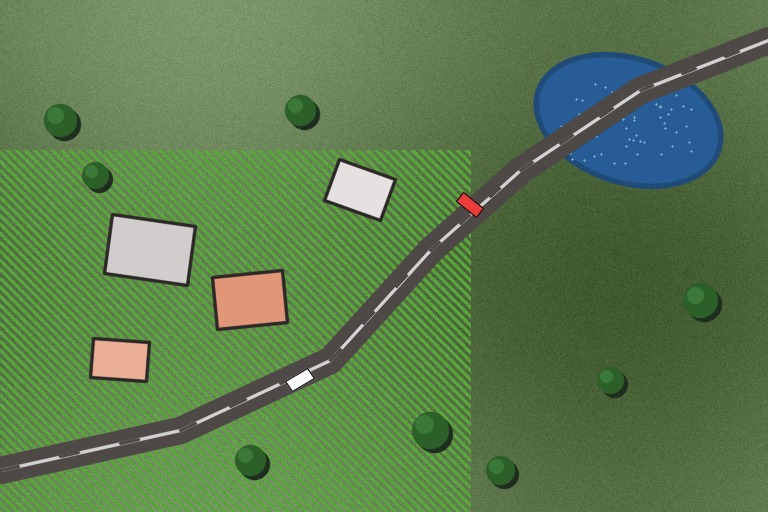
#> input picture aerial_scene.jpg, 768 x 512 px
$ jupyter execute 10_color_spaces.ipynb
#> lines starting #> are read from the running program, lines starting #| are printed output that depends on the picture; after the words box and inside, x2 and y2 are one past the last pixel; in counts of white or black regions, pixels touching at a corner belong together
# WP 10 · Exploring Colour Space
*Live lab — Unit II: UAV Data Collection & Processing Methods*

A colour space is a coordinate system for colour. RGB is how sensors capture; HSV separates *what colour* from *how bright* - which is why segmentation and tracking live there. In OpenCV, **H is 0-179**.

**Supporting data:** `aerial_scene.jpg` (download it from the button next to this snippet in the playground, then upload when the notebook asks).

---
**How to use:** `Runtime ▸ Run all`, or run each cell top to bottom. The original teaching snippet is reproduced verbatim below; only GUI-only calls (`cv2.imshow`, `cv2.waitKey`, `cv2.destroyAllWindows`) are adapted, because Colab has no display window.

[cell 1]
# === Setup (run me first) ===================================================
# OpenCV, NumPy and Matplotlib are already installed in Google Colab.
# If you run locally and cv2 is missing, uncomment the next line:
# !pip install opencv-python-headless matplotlib

import cv2, numpy as np, os
import matplotlib.pyplot as plt
print("OpenCV", cv2.__version__)

def show(*imgs, titles=None, cmap=None, figsize=(13, 5)):
    """Display 1..N images inline. BGR images are auto-converted to RGB.
    (Colab has no window server, so cv2.imshow() cannot be used.)"""
    titles = titles or [""] * len(imgs)
    plt.figure(figsize=figsize)
    for i, im in enumerate(imgs):
        ax = plt.subplot(1, len(imgs), i + 1)
        if im.ndim == 2:
            ax.imshow(im, cmap=cmap or "gray", vmin=0, vmax=255)
        else:
            ax.imshow(cv2.cvtColor(im, cv2.COLOR_BGR2RGB))
        ax.set_title(titles[i], fontsize=11); ax.axis("off")
    plt.tight_layout(); plt.show()

[cell 2]
# --- Stand-in scene generator (used only if you don't upload the data file) ---
def make_scene(w=768, h=512, seed=7):
    rng = np.random.default_rng(seed)
    img = np.full((h, w, 3), (78, 120, 96), np.uint8)
    yy, xx = np.mgrid[0:h, 0:w]
    img = np.clip(img + (16*np.sin(xx/130) + 10*np.cos(yy/90))[..., None], 0, 255).astype(np.uint8)
    crop = img.copy()
    for k in range(-h, w, 9):
        cv2.line(crop, (k, 0), (k + h, h), (60, 165, 90), 2, cv2.LINE_AA)
    m = np.zeros((h, w), np.uint8); cv2.rectangle(m, (0, 150), (470, h), 255, -1)
    img[m == 255] = crop[m == 255]
    cv2.ellipse(img, (628, 120), (95, 62), 18, 0, 360, (150, 92, 40), -1, cv2.LINE_AA)
    pts = np.array([[0,470],[180,430],[330,360],[430,250],[520,170],[640,90],[w,40]], np.int32)
    cv2.polylines(img, [pts], False, (70, 72, 78), 26, cv2.LINE_AA)
    for cx, cy, bw, bh, col, a in [(150,250,84,60,(205,205,210),8),(250,300,70,52,(120,150,225),-6),
                                   (360,190,60,44,(225,225,230),20),(120,360,56,40,(150,175,235),4)]:
        r = cv2.boxPoints(((cx,cy),(bw,bh),a)).astype(np.int32)
        cv2.fillConvexPoly(img, r, col, cv2.LINE_AA); cv2.polylines(img, [r], True, (40,40,45), 2, cv2.LINE_AA)
    for cx, cy, rr in [(60,120,16),(95,175,13),(300,110,15),(430,430,18),(500,470,14),(700,300,17),(610,380,13),(250,460,15)]:
        cv2.circle(img, (cx, cy), rr, (40, 95, 45), -1, cv2.LINE_AA)
    for cx, cy, col, a in [(300,380,(250,250,250),-32),(470,205,(60,60,235),40)]:
        r = cv2.boxPoints(((cx,cy),(26,12),a)).astype(np.int32); cv2.fillConvexPoly(img, r, col, cv2.LINE_AA)
    return img

def get_image(name, gray=False):
    """Load `name` if present; else offer a Colab upload; else auto-generate."""
#> called with name = 'aerial_scene.jpg', gray = False
    flag = cv2.IMREAD_UNCHANGED if name.lower().endswith(".png") else cv2.IMREAD_COLOR
    if os.path.exists(name):
        im = cv2.imread(name, flag)
#> im is the input picture: shape (512, 768, 3); mean B, G, R 77.7, 123.6, 92.2
        if im is not None:
            print("Loaded", name)
            return cv2.cvtColor(im, cv2.COLOR_BGR2GRAY) if gray else im
    try:
        from google.colab import files
        print(f"Upload '{name}' from the data pack (or press Cancel to auto-generate).")
        up = files.upload()
        for fn in up:
            im = cv2.imread(fn, flag)
            if im is not None:
                print("Loaded", fn)
                return cv2.cvtColor(im, cv2.COLOR_BGR2GRAY) if gray else im
    except Exception:
        pass
    print("Auto-generating a stand-in scene.")
    s = make_scene()
    return cv2.cvtColor(s, cv2.COLOR_BGR2GRAY) if gray else s

### The snippet, exactly as shown in the playground
```python
hsv  = cv2.cvtColor(img, cv2.COLOR_BGR2HSV)
gray = cv2.cvtColor(img, cv2.COLOR_BGR2GRAY)
lab  = cv2.cvtColor(img, cv2.COLOR_BGR2LAB)

# segment vegetation by hue (see WP 14):
mask = cv2.inRange(hsv, (35, 40, 40), (85, 255, 255))
```

[cell 3]
img = get_image("aerial_scene.jpg")

hsv  = cv2.cvtColor(img, cv2.COLOR_BGR2HSV)
#> hsv: shape (512, 768, 3); mean H, S, V 50.1, 106.3, 127.2
gray = cv2.cvtColor(img, cv2.COLOR_BGR2GRAY)
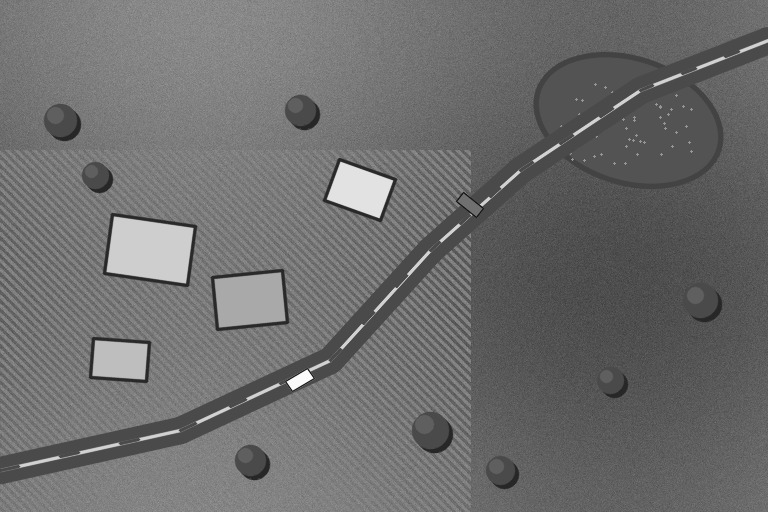
#> gray: shape (512, 768); min 17, max 255, mean 109.1
lab  = cv2.cvtColor(img, cv2.COLOR_BGR2LAB)
#> lab: shape (512, 768, 3); mean of channels 0, 1, 2 123.6, 108.6, 149.4

# segment vegetation by hue (green field / trees):
mask = cv2.inRange(hsv, (35, 40, 40), (85, 255, 255))
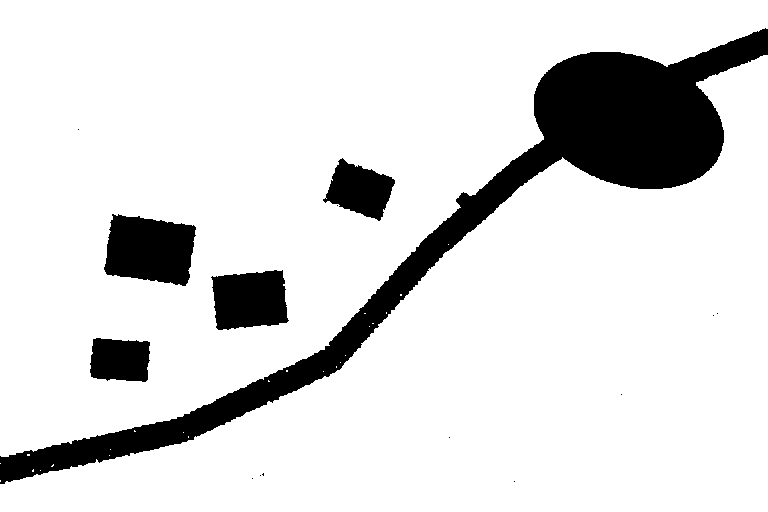
#> mask: shape (512, 768); 86.6% white; 15 black regions (10 under 20 px), largest, box (x1, y1, x2, y2) and area: (0, 28, 768, 484) 38821, (104, 214, 196, 286) 5102, (211, 270, 289, 330) 3804, (323, 158, 395, 221) 2645, (90, 338, 150, 382) 2282

veg = cv2.bitwise_and(img, img, mask=mask)   # keep only vegetation pixels
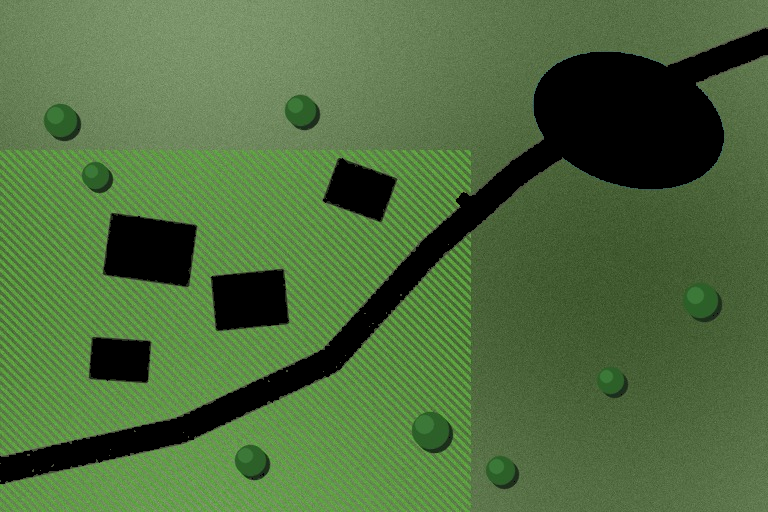
#> veg: shape (512, 768, 3); mean B, G, R 61.4, 109, 78.2
show(img, mask, veg,
     titles=["Original (BGR)", "HSV vegetation mask", "Vegetation only"])
#> in show, `plt.tight_layout()`:
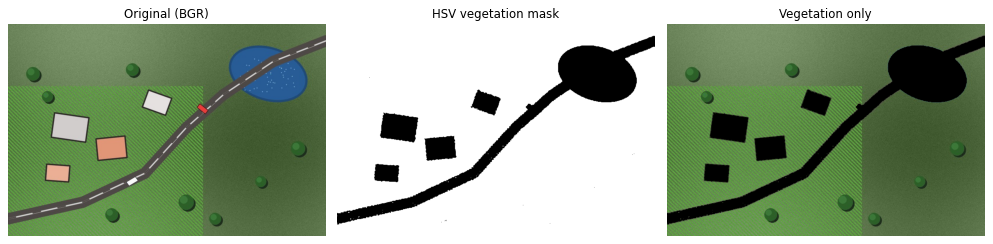
#> figure drawn by matplotlib, 3 panels
print(f"Vegetation covers {100*mask.mean()/255:.1f}% of the frame")
#| Vegetation covers 86.6% of the frame

[cell 4]
# --- Split the HSV channels so you can *see* what H, S, V each encode --------
H, S, V = cv2.split(hsv)
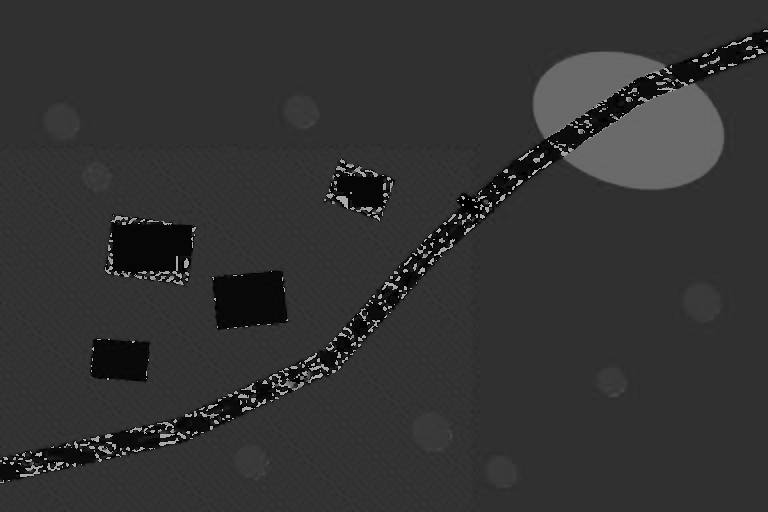
#> H: shape (512, 768); min 0, max 179, mean 50.1
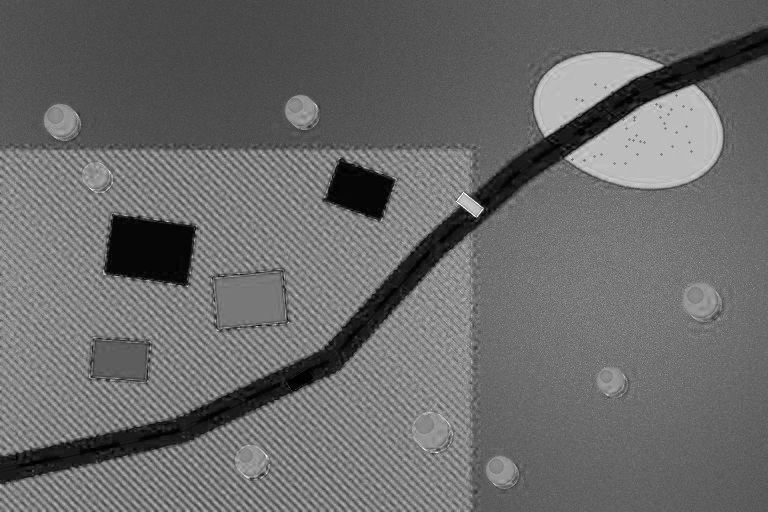
#> S: shape (512, 768); min 0, max 255, mean 106.3
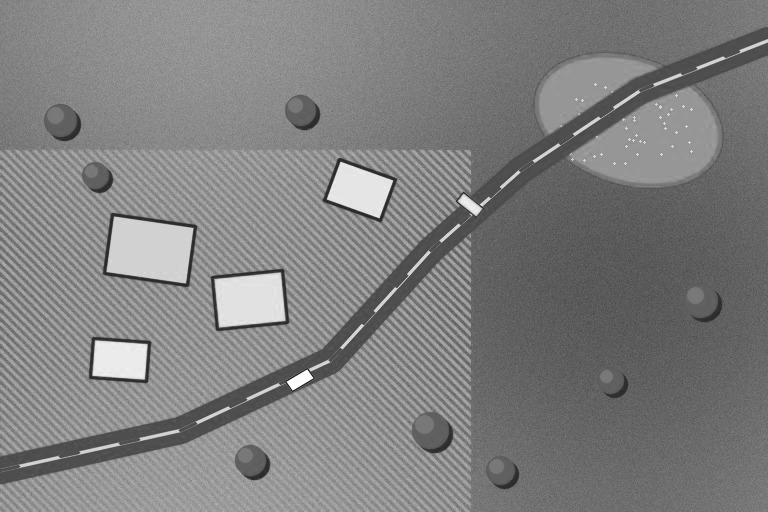
#> V: shape (512, 768); min 25, max 255, mean 127.2
show(H, S, V, titles=["Hue (0-179)", "Saturation", "Value / brightness"])
# Notice: drop V and the colour darkens but its Hue stays put - that hue
# independence is why an HSV mask survives a passing cloud where RGB fails.
